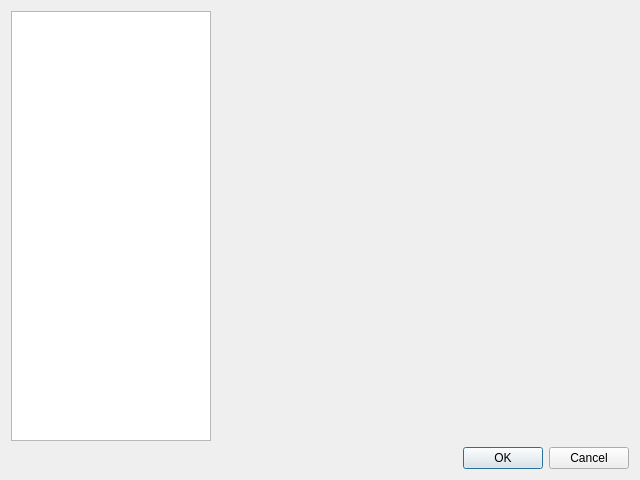
<?xml version="1.0" encoding="UTF-8"?>
<ui version="4.0">
 <class>Settings</class>
 <widget class="QDialog" name="Settings">
  <property name="geometry">
   <rect>
    <x>0</x>
    <y>0</y>
    <width>640</width>
    <height>480</height>
   </rect>
  </property>
  <property name="windowTitle">
   <string>Dialog</string>
  </property>
  <layout class="QGridLayout" name="gridLayout_2">
   <item row="0" column="0">
    <layout class="QGridLayout" name="gridLayout">
     <item row="1" column="0" colspan="2">
      <widget class="QDialogButtonBox" name="buttonBox">
       <property name="orientation">
        <enum>Qt::Orientation::Horizontal</enum>
       </property>
       <property name="standardButtons">
        <set>QDialogButtonBox::StandardButton::Cancel|QDialogButtonBox::StandardButton::Ok</set>
       </property>
      </widget>
     </item>
     <item row="0" column="0">
      <widget class="QListWidget" name="listWidget">
       <property name="sizePolicy">
        <sizepolicy hsizetype="Fixed" vsizetype="Expanding">
         <horstretch>0</horstretch>
         <verstretch>0</verstretch>
        </sizepolicy>
       </property>
       <property name="minimumSize">
        <size>
         <width>150</width>
         <height>0</height>
        </size>
       </property>
       <property name="maximumSize">
        <size>
         <width>200</width>
         <height>16777215</height>
        </size>
       </property>
      </widget>
     </item>
     <item row="0" column="1">
      <widget class="QStackedWidget" name="stackedWidget">
       <widget class="QWidget" name="page">
        <layout class="QGridLayout" name="gridLayout_4"/>
       </widget>
       <widget class="QWidget" name="page_2"/>
      </widget>
     </item>
    </layout>
   </item>
  </layout>
 </widget>
 <resources/>
 <connections>
  <connection>
   <sender>buttonBox</sender>
   <signal>accepted()</signal>
   <receiver>Settings</receiver>
   <slot>accept()</slot>
   <hints>
    <hint type="sourcelabel">
     <x>248</x>
     <y>254</y>
    </hint>
    <hint type="destinationlabel">
     <x>157</x>
     <y>274</y>
    </hint>
   </hints>
  </connection>
  <connection>
   <sender>buttonBox</sender>
   <signal>rejected()</signal>
   <receiver>Settings</receiver>
   <slot>reject()</slot>
   <hints>
    <hint type="sourcelabel">
     <x>316</x>
     <y>260</y>
    </hint>
    <hint type="destinationlabel">
     <x>286</x>
     <y>274</y>
    </hint>
   </hints>
  </connection>
 </connections>
</ui>
